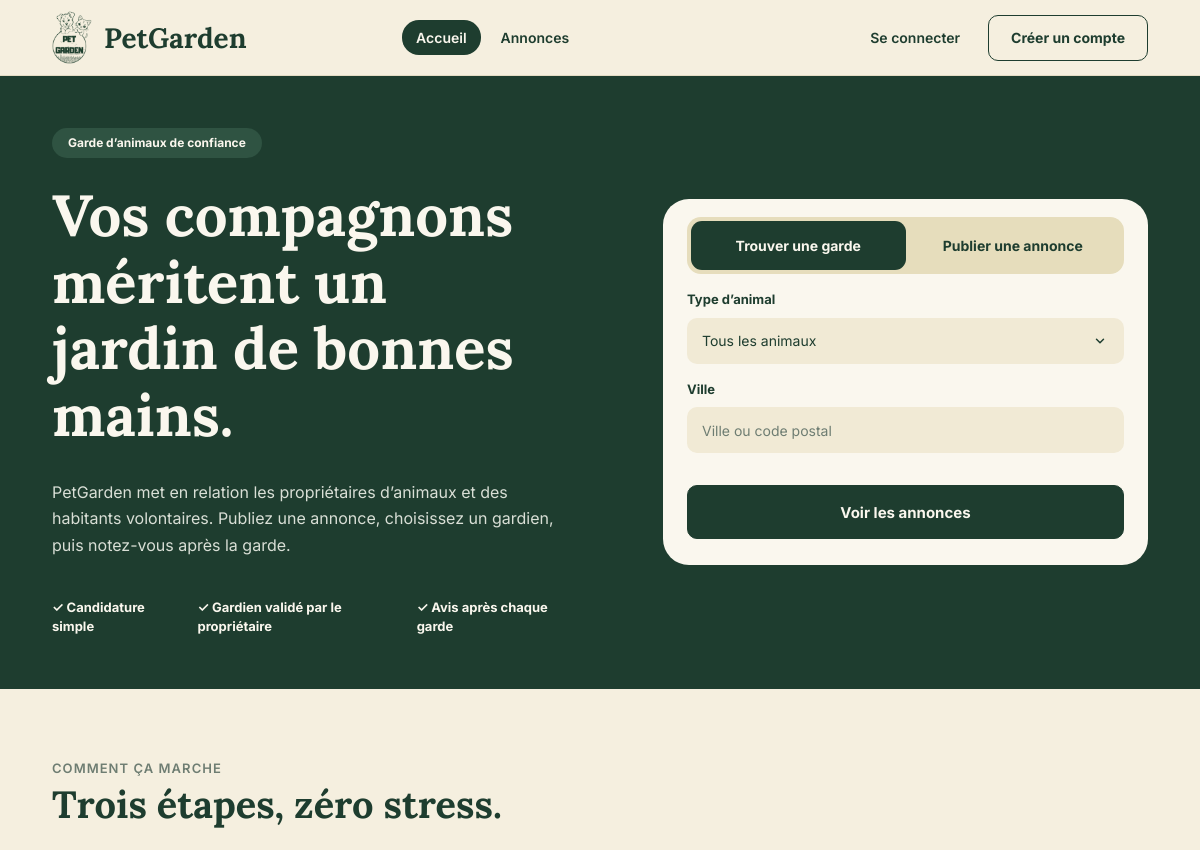
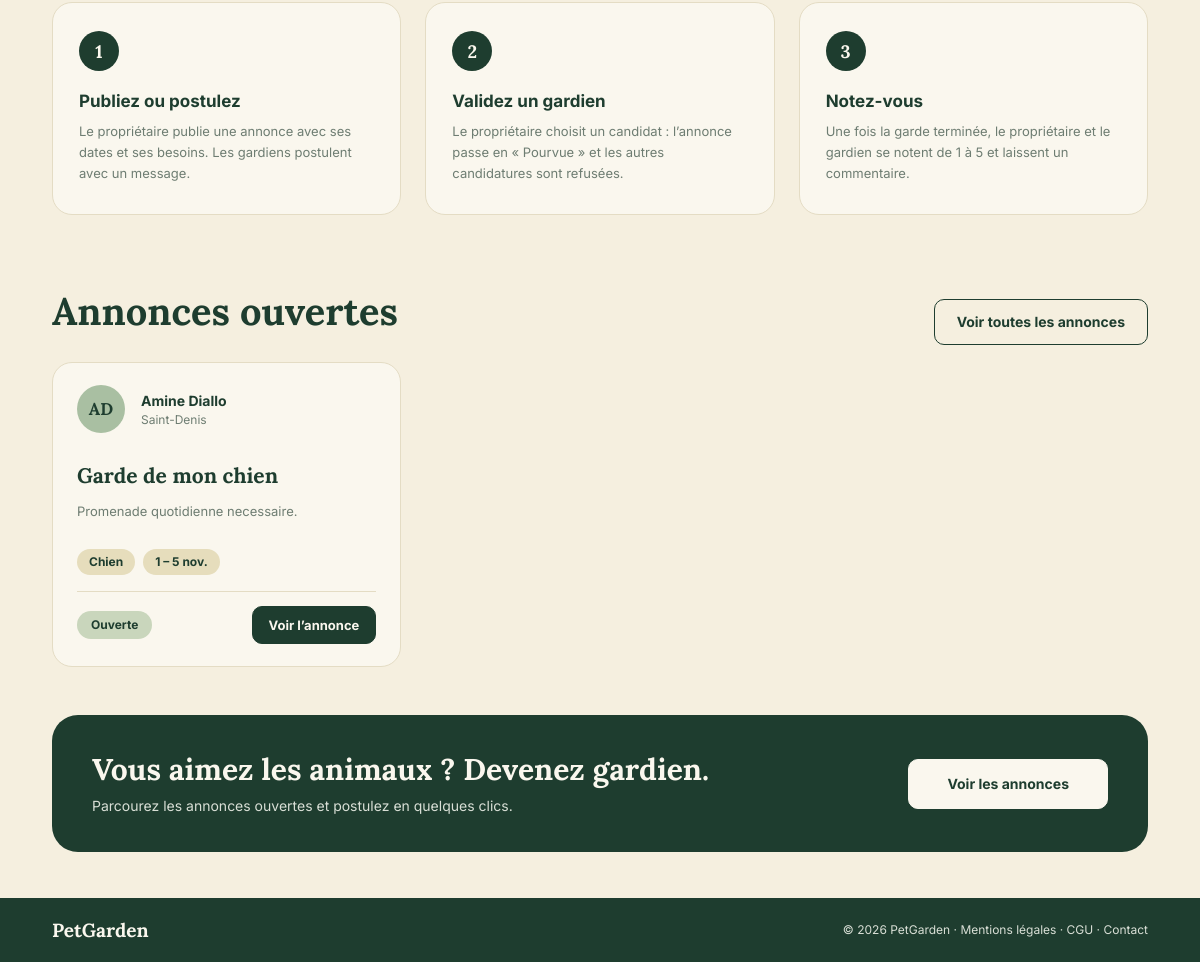
The page / on the database its author committed (2 pictures, top to bottom).
### tables this page shows
create table annonces (
    id_annonce int auto_increment,
    titre varchar(150) not null,
    type_animal varchar(200) not null,
    ville varchar(100) not null,
    date_debut date not null,
    date_fin date not null,
    description text,
    statut enum('ouverte', 'pourvue', 'terminee') not null default 'ouverte',
    id_proprietaire int not null,
    constraint pk_annonce primary key (id_annonce),
    constraint fk_annonce_proprietaire foreign key (id_proprietaire) references utilisateur(id_utilisateur) on delete restrict,
    constraint chk_dates_annonce check (date_fin >= date_debut)
);

create table utilisateur (
    id_utilisateur int auto_increment,
    nom varchar(50) not null,
    prenom varchar(50) not null,
    email varchar(150) not null unique,
    mdp varchar(255) not null,
    role enum('utilisateur', 'admin') not null default 'utilisateur',
    constraint pk_utilisateur primary key (id_utilisateur)
);

### public/index.php (called while the page is built)
<?php
require_once __DIR__ . '/../controleur/annonce_controller.php';
$controleur = new AnnonceController();
$donnees = $controleur->accueil();
extract($donnees);
require __DIR__ . '/../vue/accueil.php';

### model/annonce.php (called while the page is built, shortened)
<?php
require_once __DIR__ . '/../config/database.php';
class Annonce
{
    private $pdo;
    public function __construct()
    {
        $database = new Database();
        $this->pdo = $database->getConnection();
    }
    public function listerOuvertes($typeAnimal = '', $ville = '', $limite = null)
    {
        $sql = "select a.*, u.prenom, u.nom
                from annonces as a
                inner join utilisateur as u on u.id_utilisateur = a.id_proprietaire
                where a.statut = 'ouverte'";
        $parametres = [];
        $sql .= ' order by a.date_debut asc, a.id_annonce desc';
        if ($limite !== null) {
            $sql .= ' limit ' . (int) $limite;
        }
        $requete = $this->pdo->prepare($sql);
        $requete->execute($parametres);
        return $requete->fetchAll();
    }
}

### config/database.php (called while the page is built)
<?php
class Database
{
    private $host = 'localhost';
    private $dbname = 'petgarden';
    private $user = 'root';
    private $mdp = '';
    private static $pdo = null;
    public function getConnection()
    {
        if (self::$pdo === null) {
            try {
                self::$pdo = new PDO(
                    "mysql:host=$this->host;dbname=$this->dbname;charset=utf8mb4",
                    $this->user,
                    $this->mdp,
                    [
                        PDO::ATTR_ERRMODE => PDO::ERRMODE_EXCEPTION,
                        PDO::ATTR_DEFAULT_FETCH_MODE => PDO::FETCH_ASSOC,
                    ]
                );
            } catch (PDOException $e) {
                http_response_code(500);
                exit('erreur de connexion à la base de données.');
            }
        }
        return self::$pdo;
    }
}

### controleur/annonce_controller.php (called while the page is built, shortened)
<?php
require_once __DIR__ . '/../model/annonce.php';
class AnnonceController extends Controleur
{
    public function accueil()
    {
        $annonceModel = new Annonce();
        return $this->vue([
            'annonces' => $annonceModel->listerOuvertes('', '', 3),
            'typesAnimaux' => $this->typesAnimaux,
        ]);
    }
}

### vue/partials/fonctions.php (called while the page is built, shortened)
<?php
function e($valeur)
{
    return htmlspecialchars((string) $valeur, ENT_QUOTES, 'UTF-8');
}
function majuscule($texte)
{
    $texte = (string) $texte;
    return mb_strtoupper(mb_substr($texte, 0, 1)) . mb_substr($texte, 1);
}
function titre($texte)
{
    return mb_convert_case((string) $texte, MB_CASE_TITLE, 'UTF-8');
}
function nom_complet($prenom, $nom)
{
    return titre($prenom . ' ' . $nom);
}
function initiales($prenom, $nom)
{
    return mb_strtoupper(mb_substr((string) $prenom, 0, 1) . mb_substr((string) $nom, 0, 1));
}
function jour_mois_court($date)
{
    $abreviations = ['janv.', 'févr.', 'mars', 'avr.', 'mai', 'juin', 'juil.',
                     'août', 'sept.', 'oct.', 'nov.', 'déc.'];
    $horodatage = strtotime((string) $date);
    return date('j', $horodatage) . ' ' . $abreviations[date('n', $horodatage) - 1];
}
function periode_courte($debut, $fin)
{
    $d = strtotime((string) $debut);
    $f = strtotime((string) $fin);
    if (date('Y-m', $d) === date('Y-m', $f)) {
        return date('j', $d) . ' – ' . jour_mois_court($fin);
    }
    return jour_mois_court($debut) . ' – ' . jour_mois_court($fin);
}

### vue/accueil.php (the view, shortened to what this page needs)
<?php
require __DIR__ . '/partials/entete.php';
?>
<section class="hero">
    <div class="conteneur hero-contenu">
        <div class="hero-texte">
            <span class="pastille-hero">Garde d’animaux de confiance</span>
            <h1>Vos compagnons méritent un jardin de bonnes mains.</h1>
            <p>PetGarden met en relation les propriétaires d’animaux et des habitants volontaires. Publiez une annonce, choisissez un gardien, puis notez-vous après la garde.</p>
            <ul class="hero-points">
                <li>Candidature simple</li>
                <li>Gardien validé par le propriétaire</li>
                <li>Avis après chaque garde</li>
            </ul>
        </div>
        <div class="hero-recherche">
            <div class="onglets">
                <span class="onglet actif">Trouver une garde</span>
                <a class="onglet" href="creer_annonce.php">Publier une annonce</a>
            </div>
            <form action="annonces.php" method="get">
                <label for="type_animal">Type d’animal</label>
                <select id="type_animal" name="type_animal">
                    <option value="">Tous les animaux</option>
                </select>
                <label for="ville">Ville</label>
                <input type="text" id="ville" name="ville" placeholder="Ville ou code postal">
                <button type="submit" class="bouton bouton-plein bouton-large">Voir les annonces</button>
            </form>
        </div>
    </div>
</section>
<main class="conteneur">
    <section class="section">
        <p class="surtitre">Comment ça marche</p>
        <h2 class="titre-section">Trois étapes, zéro stress.</h2>
        <div class="grille grille-3">
            <article class="carte etape">
                <span class="numero">1</span>
                <h3>Publiez ou postulez</h3>
                <p>Le propriétaire publie une annonce avec ses dates et ses besoins. Les gardiens postulent avec un message.</p>
            </article>
            <article class="carte etape">
                <span class="numero">2</span>
                <h3>Validez un gardien</h3>
                <p>Le propriétaire choisit un candidat : l’annonce passe en « Pourvue » et les autres candidatures sont refusées.</p>
            </article>
            <article class="carte etape">
                <span class="numero">3</span>
                <h3>Notez-vous</h3>
                <p>Une fois la garde terminée, le propriétaire et le gardien se notent de 1 à 5 et laissent un commentaire.</p>
            </article>
        </div>
    </section>
    <section class="section">
        <div class="titre-ligne">
            <h2 class="titre-section">Annonces ouvertes</h2>
            <a href="annonces.php" class="bouton bouton-contour">Voir toutes les annonces</a>
        </div>
        <div class="grille grille-3">
            <?php foreach ($annonces as $annonce) : ?>
                <article class="carte carte-annonce-accueil">
                    <div class="personne">
                        <span class="avatar"><?= e(initiales($annonce['prenom'], $annonce['nom'])) ?></span>
                        <div>
                            <strong><?= e(nom_complet($annonce['prenom'], $annonce['nom'])) ?></strong>
                            <small><?= e(titre($annonce['ville'])) ?></small>
                        </div>
                    </div>
                    <h3><?= e(majuscule($annonce['titre'])) ?></h3>
                    <p class="texte-doux"><?= e(majuscule($annonce['description'] ?? '')) ?></p>
                    <div class="etiquettes">
                        <span class="etiquette"><?= e(majuscule($annonce['type_animal'])) ?></span>
                        <span class="etiquette"><?= e(periode_courte($annonce['date_debut'], $annonce['date_fin'])) ?></span>
                    </div>
                    <div class="carte-pied">
                        <span class="statut statut-clair statut-ouverte">Ouverte</span>
                        <a href="annonce.php?id=<?= (int) $annonce['id_annonce'] ?>" class="bouton bouton-plein bouton-petit">Voir l’annonce</a>
                    </div>
                </article>
            <?php endforeach; ?>
        </div>
    </section>
    <section class="bandeau">
        <div>
            <h2>Vous aimez les animaux ? Devenez gardien.</h2>
            <p>Parcourez les annonces ouvertes et postulez en quelques clics.</p>
        </div>
        <a href="annonces.php" class="bouton bouton-clair">Voir les annonces</a>
    </section>
</main>
<?php require __DIR__ . '/partials/pied.php'; ?>

### rows shown on the page
annonces: id_proprietaire.nom "AD", id_proprietaire.nom "Amine Diallo", ville "Saint-Denis", titre "Garde de mon chien", description "Promenade quotidienne necessaire.", type_animal "Chien", date_debut+date_fin "1 – 5 nov."

### other values the page prints
$lien[1] "Accueil"
$lien[1] "Annonces"
